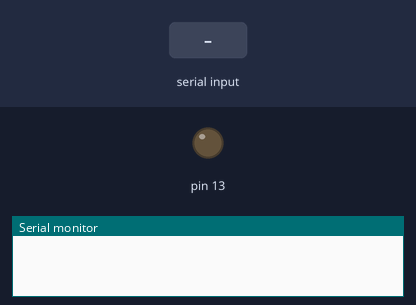
Bench run of a sketch on a simulated Arduino Uno, built with avr-gcc and run on an emulated ATmega328P. Shown: output pins drawn as LEDs (lit = HIGH), the last lines printed to the serial monitor. Inputs (shaded band) come from the test bench.

Above: at 1.2 s.
1.3 s: "1" received over Serial
At 2.5 s:
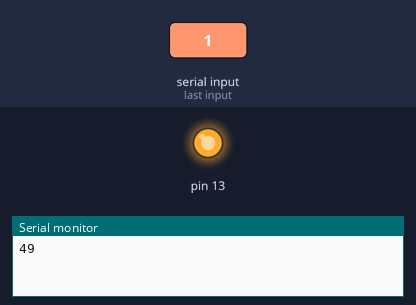
2.8 s: "2" received over Serial
At 3.7 s:
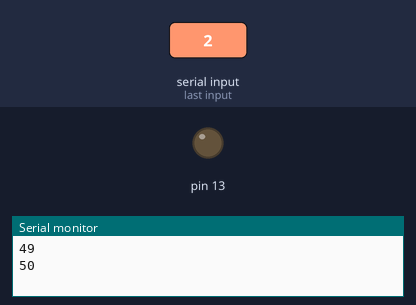
Timing chart, 0 to 5.8 s (numbered marks = the images above; inputs shaded):
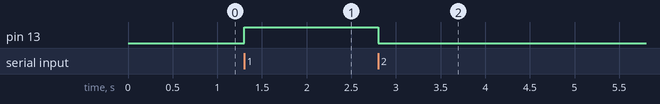

The sketch:

sketch_dec24a.ino
```cpp
int inputByte;
void setup() {
  // put your setup code here, to run once:
  Serial.begin(9600);
  pinMode(13,1);
}

void loop() {
  // put your main code here, to run repeatedly:
  if(Serial.available()>0){
    inputByte = Serial.read();
    Serial.println(inputByte);
    switch(inputByte){
      case 49:
        digitalWrite(13,1);
        break;
      case  50:
        digitalWrite(13,0);
        break;
      default:
        Serial.println("Press 1 or 2!!!");
        break;
        }
    }
}
```

Measured:
- after the input at 1.3 s, pin 13: LOW → HIGH at once
- after the input at 2.8 s, pin 13: HIGH → LOW at once
